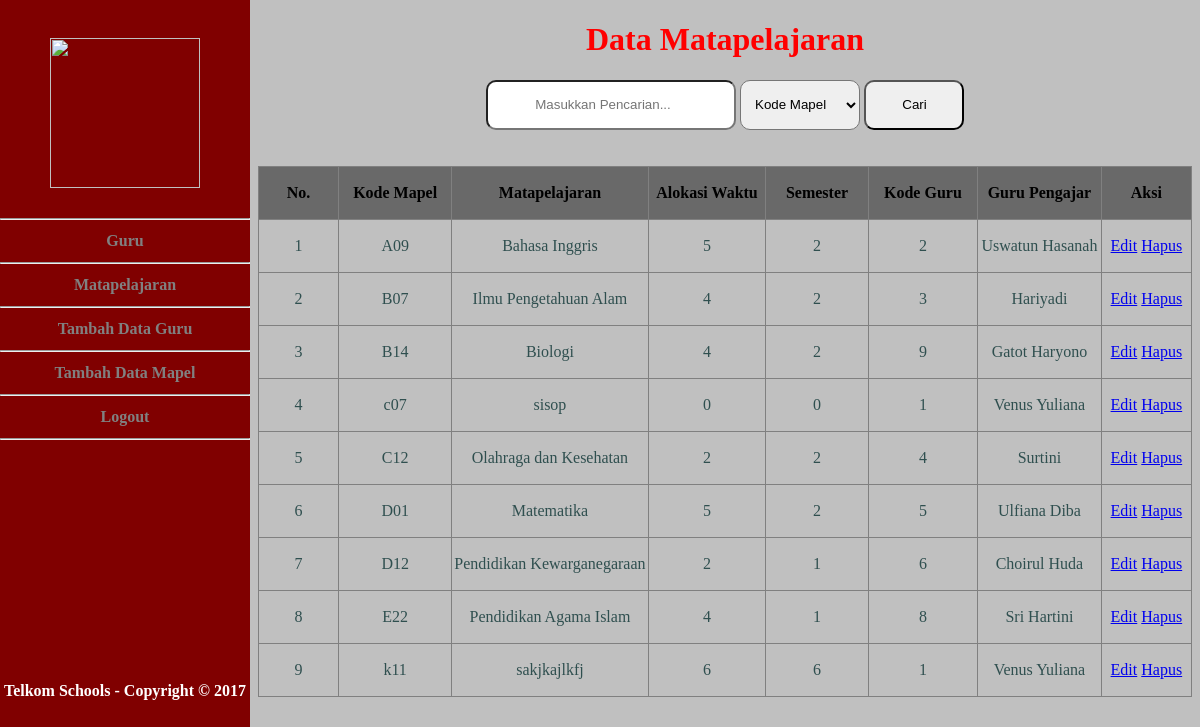
Page /matapelajaran/read.php (signed in) on the committed database.
### tables this page shows
CREATE TABLE `matapelajaran` (
  `kode_mapel` char(3) NOT NULL,
  `mapel` varchar(100) DEFAULT NULL,
  `alokasi_waktu` int(2) DEFAULT NULL,
  `semester` int(2) DEFAULT NULL,
  `kode_guru` int(3) DEFAULT NULL
);

CREATE TABLE `guru` (
  `kode_guru` int(3) NOT NULL,
  `nama_guru` varchar(100) NOT NULL,
  `jumlah_jam` int(2) NOT NULL,
  `alamat` text NOT NULL,
  `telp` varchar(15) NOT NULL,
  `email` varchar(50) NOT NULL
);

### matapelajaran/read.php (the view, shortened to what this page needs)
<?php
include '../connect.php';
$query = "SELECT kode_mapel, mapel, alokasi_waktu, semester, kode_guru, nama_guru
          FROM matapelajaran LEFT JOIN guru
          USING (kode_guru)
          ORDER BY kode_mapel";
$result = mysqli_query($connect, $query);
$num = mysqli_num_rows($result);
 ?>
 <!DOCTYPE html>
  <html>
    <head>
    </head>
    <body>
      <h1 style="color: #FF0000;">Data Matapelajaran</h1>
      <form action="search.php" method="get">
        <input type="search" name="cari" placeholder="Masukkan Pencarian..." style="height: 50px; width: 250px; text-align: center; border-radius:10px;" required>
        <select name="kategori" id="" style="height: 50px; width: 120px; border-radius:10px; cursor: pointer; padding-left:10px;">
          <option value="kode_mapel">Kode Mapel</option>
        </select>
        <input type="submit" value="Cari" style="height: 50px; width: 100px; border-radius:10px; cursor: pointer;">
      </form>
      <div id="sidebar" class="visible">
        <br>
        <img src="logo.png" alt="">
        <br>
        <br>
        <b>
          <hr border = "1">
          <a href="../guru/read.php" style="color: grey ;"><b>Guru</b></a>
          <hr border = "1">
          <a href="../matapelajaran/read.php" style="color: grey ;"><b>Matapelajaran</b></a>
          <hr border = "1">
          <a href="../guru/form-create.php" style="color:grey ;"><b>Tambah Data Guru</b></a>
          <hr border = "1">
          <a href="../matapelajaran/form-create.php" style="color: grey ;"><b>Tambah Data Mapel</b></a>
          <hr border = "1">
          <a href="../login/logout.php" style="color: grey ;"><b>Logout</b></a>
          <hr border = "1">
        </b>
        <br>
<br>
<br>
<br>
<br>
<br>
<br>
<br>
<br>
<br>
<br>
<br>
<br>
<b>
  <footer style="color:white;">
Telkom Schools - Copyright &copy; 2017
</footer>
</b>
      </div>
      <br>
      <br>
       <table border="1">
         <tr>
           <th id="no">No.</th>
           <th id="komap">Kode Mapel</th>
           <th id="data">Matapelajaran</th>
           <th id="waktu">Alokasi Waktu</th>
           <th id="semester">Semester</th>
           <th id="kogur">Kode Guru</th>
           <th id="guru">Guru Pengajar</th>
           <th colspan="2" id="aksi">Aksi</th>
       <?php
       if($num > 0)
       {
           $no = 1;
           while ($data = mysqli_fetch_assoc($result)) { ?>
             <tr>
               <td> <?php echo $no; ?></td>
               <td> <?php echo $data['kode_mapel'] ?></td>
               <td> <?php echo $data['mapel'] ?></td>
               <td> <?php echo $data['alokasi_waktu'] ?></td>
               <td> <?php echo $data['semester'] ?></td>
               <td> <?php echo $data['kode_guru'] ?></td>
               <td>
                 <?php
                   if($data['nama_guru'] != NULL )
                   { echo $data['nama_guru']; }
                   else { echo "-";}
                  ?>
              </td>
               <td>
                 <a href="form-update.php?kode_mapel=<?php echo $data['kode_mapel']; ?>">Edit</a>
                 <a href="delete.php?kode_mapel=<?php echo $data['kode_mapel']; ?>" onclick="return confirm('Anda yakin ingin menghapus data?')">Hapus</a>
               </td>
             </tr>
           <?php
           $no++;
           }
       }
       else
       {
           echo "<tr> <td colspan='7'> Tidak ada data </td></tr>";
       }
        ?>
      </tr>
    </table>
  </html>

### matapelajaran/read.php (style rules this page uses)
body { text-align: center; background-color: #C0C0C0; padding-left: 250px; }
table { border-collapse: collapse; background-color: #C0C0C0; margin: 0 auto; }
th, td { width: 150px; height: 50px; color: #2F4F4F; }
th { width: 50px; }
th { background-color: #696969; color: black; }
#sidebar { height: 100%; width:250px; z-index: 1; top: 0px; display: block; position: absolute; left: 0px; background-color: #800000 ; padding-top: 20px; transition: left 0.3s linear; }
#sidebar a { text-decoration: none; margin: 0px; padding: 4px 30px; display: grid; color: grey; }
#sidebar img { width: 150px; height: 150px; }
input { padding-right: 5px; }
#no { width: 5px; }
#data { width: 300px; }
#komap { width: 200px; }
#waktu { width: 200px; }
#semester { width: 100px; }
#kogur { width: 200px; }
#guru { width: 200px; }
#aksi { width: 100px; }

### rows in the picture
matapelajaran: kode_mapel "A09", mapel "Bahasa Inggris", alokasi_waktu "5", semester "2", kode_guru "2", kode_guru.nama_guru "Uswatun Hasanah"
matapelajaran: kode_mapel "B07", mapel "Ilmu Pengetahuan Alam", alokasi_waktu "4", semester "2", kode_guru "3", kode_guru.nama_guru "Hariyadi"
matapelajaran: kode_mapel "B14", mapel "Biologi", alokasi_waktu "4", semester "2", kode_guru "9", kode_guru.nama_guru "Gatot Haryono"
matapelajaran: kode_mapel "c07", mapel "sisop", alokasi_waktu "0", semester "0", kode_guru "1", kode_guru.nama_guru "Venus Yuliana"
matapelajaran: kode_mapel "C12", mapel "Olahraga dan Kesehatan", alokasi_waktu "2", semester "2", kode_guru "4", kode_guru.nama_guru "Surtini"
matapelajaran: kode_mapel "D01", mapel "Matematika", alokasi_waktu "5", semester "2", kode_guru "5", kode_guru.nama_guru "Ulfiana Diba"
matapelajaran: kode_mapel "D12", mapel "Pendidikan Kewarganegaraan", alokasi_waktu "2", semester "1", kode_guru "6", kode_guru.nama_guru "Choirul Huda"
matapelajaran: kode_mapel "E22", mapel "Pendidikan Agama Islam", alokasi_waktu "4", semester "1", kode_guru "8", kode_guru.nama_guru "Sri Hartini"
matapelajaran: kode_mapel "k11", mapel "sakjkajlkfj", alokasi_waktu "6", semester "6", kode_guru "1", kode_guru.nama_guru "Venus Yuliana"
